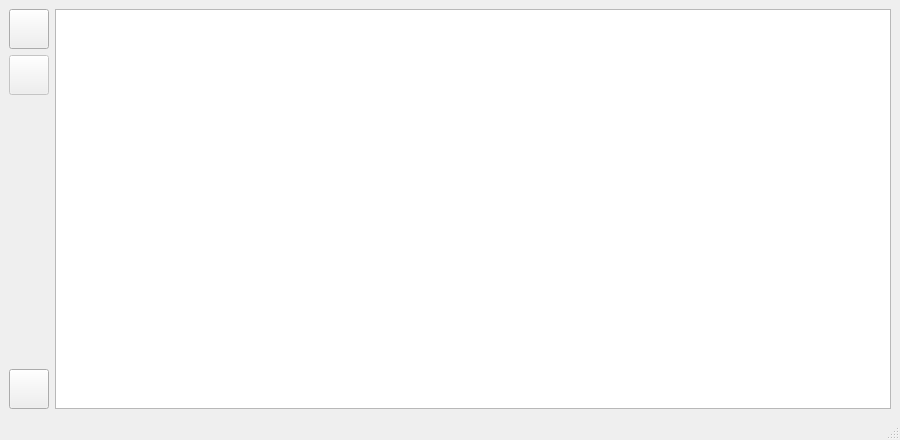
<?xml version="1.0" encoding="UTF-8"?>
<ui version="4.0">
 <class>MainWindow</class>
 <widget class="QMainWindow" name="MainWindow">
  <property name="geometry">
   <rect>
    <x>0</x>
    <y>0</y>
    <width>900</width>
    <height>440</height>
   </rect>
  </property>
  <property name="windowTitle">
   <string>microPyGraph</string>
  </property>
  <property name="windowIcon">
   <iconset theme="applications-science">
    <normaloff>icon.svg</normaloff>icon.svg</iconset>
  </property>
  <widget class="QWidget" name="centralwidget">
   <layout class="QGridLayout" name="gridLayout">
    <item row="0" column="0">
     <layout class="QHBoxLayout" name="horizontalLayout_4" stretch="1,50">
      <item>
       <layout class="QVBoxLayout" name="verticalLayout" stretch="0,0,1,0">
        <item>
         <widget class="QPushButton" name="playButton">
          <property name="minimumSize">
           <size>
            <width>40</width>
            <height>40</height>
           </size>
          </property>
          <property name="toolTip">
           <string>Start [P]</string>
          </property>
          <property name="icon">
           <iconset theme="media-playback-start"/>
          </property>
          <property name="iconSize">
           <size>
            <width>24</width>
            <height>24</height>
           </size>
          </property>
          <property name="shortcut">
           <string>P</string>
          </property>
         </widget>
        </item>
        <item>
         <widget class="QPushButton" name="stopButton">
          <property name="enabled">
           <bool>false</bool>
          </property>
          <property name="minimumSize">
           <size>
            <width>40</width>
            <height>40</height>
           </size>
          </property>
          <property name="toolTip">
           <string>Stop [S]</string>
          </property>
          <property name="icon">
           <iconset theme="media-playback-stop"/>
          </property>
          <property name="iconSize">
           <size>
            <width>24</width>
            <height>24</height>
           </size>
          </property>
          <property name="shortcut">
           <string>S</string>
          </property>
         </widget>
        </item>
        <item>
         <spacer name="verticalSpacer">
          <property name="orientation">
           <enum>Qt::Orientation::Vertical</enum>
          </property>
          <property name="sizeHint" stdset="0">
           <size>
            <width>20</width>
            <height>40</height>
           </size>
          </property>
         </spacer>
        </item>
        <item>
         <widget class="QPushButton" name="quitButton">
          <property name="minimumSize">
           <size>
            <width>40</width>
            <height>40</height>
           </size>
          </property>
          <property name="toolTip">
           <string>Quit [Ctrl+Q]</string>
          </property>
          <property name="icon">
           <iconset theme="application-exit"/>
          </property>
          <property name="iconSize">
           <size>
            <width>24</width>
            <height>24</height>
           </size>
          </property>
          <property name="shortcut">
           <string>Ctrl+Q</string>
          </property>
         </widget>
        </item>
       </layout>
      </item>
      <item>
       <widget class="GraphicsLayoutWidget" name="graphicsView"/>
      </item>
     </layout>
    </item>
   </layout>
  </widget>
  <widget class="QStatusBar" name="statusbar"/>
  <action name="actionQuit">
   <property name="text">
    <string>&amp;Quit</string>
   </property>
   <property name="shortcut">
    <string>Ctrl+Q</string>
   </property>
  </action>
 </widget>
 <customwidgets>
  <customwidget>
   <class>GraphicsLayoutWidget</class>
   <extends>QGraphicsView</extends>
   <header>pyqtgraph</header>
  </customwidget>
 </customwidgets>
 <resources>
  <include location="resources.qrc"/>
 </resources>
 <connections/>
</ui>
